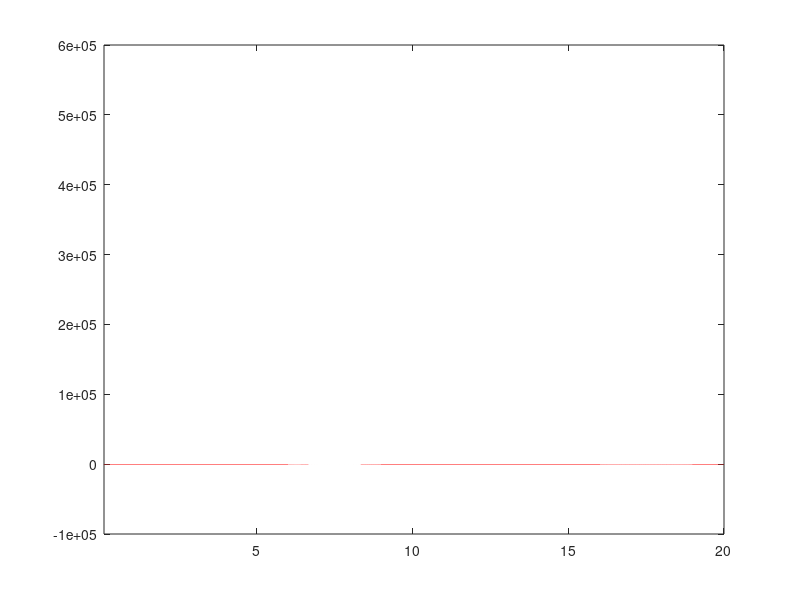

MATLAB code to generate this figure:
clc; clear; close all;

g = 9.81;                   %gravity
zw = 0.8;                   %wave amplitude
tw = 10;                    %total wave period
ig = 46;                    %gear ratio gearbox
m = 9000;                   %mass of payload
mueq = 0.15;                %friction coeffisient
dd = 0.45;                  %diameter drum
nyv = 0.92;                 %volumetric effissiency
rd = dd/2;                  %radius drum
omega0 = 5;                 %velosity in friction equation 
omegap = 1500;              %velosity hpu pump 
nsh = 3;
gearrationsh = nsh.*2;


rho = 875;
cd = 0.7;

%choosen pressuredrop over motor

p = 210*1e5;


%time and index
t = 0;
endtime = 20;
dt = 1e-4;
i = 1;

%init derrivative
zpprev = 0;
zpdotprev = 0;


%motor speed and required torque will change depending of number of sheaves
%pump size will also depend on motor speed
   
while t < endtime
    %movement of platform
    zp = zw *sin((2*pi/tw)*t);
    %velosity of platform 
    zpdot = (zp - zpprev)/dt;
    %acceleration of platform
    zpdotdot = (zpdot-zpdotprev)/dt; 
    
    %velosity drum
    omegad = zpdot/rd*6;

    %velosity motor rad/s
    omegam = omegad*ig;        %rad/s

    %motor shaft torque
    Mm = (m*g*dd)./(2.*nsh*2*ig) * (1+(mueq * tanh(omegam/omega0)));
    
    %flow motor
    qmotor = 1/nyv * 28.1*1e-6 * omegam/(2*pi);

    %plot
    timeplot(i) = t;
    zpplot(i) = zp;
    zpdotplot(i) = zpdot;
    zpdotdotplot(i) = zpdotdot;
    Mmplot(i) = Mm;
    qplot(i) = qmotor;
    omegamplot(i) = omegam;

    %update time
    t = t + dt;
    i = i + 1;
    
    %update zp to calculate change in movement dz/dt
    zpprev = zp;
    zpdotprev = zpdot;

end

% plot of Mm
plot(timeplot,Mmplot)
hold on
plot(timeplot,zpdotdotplot*100)
xlim([0.1,20])
%plot of flow
%plot(timeplot,qplot*1e3*60)



% %plot movement, velosity and acceleration
% fig = figure;
% plot(timeplot,zpplot, 'color',[0.6 0.8 1], 'LineWidth', 2)
% filename = "platform_plot.eps"
% xlabel("Time [s]", 'Interpreter', 'latex')
% ylabel("$z_p$ [m]", 'Interpreter', 'latex')
% set(gca,'TickLabelInterpreter','latex')
% grid on
% ylim([-1,1])
% %saveas(fig,filename, 'epsc')
% hold on
% 
% %fig2 = figure;
% plot(timeplot,zpdotplot, 'color',[1 0.6 0], 'LineWidth', 2)
% %xlabel("Time [s]", 'Interpreter', 'latex')
% ylabel("$v_p(t)$ [m/s]", 'Interpreter', 'latex')
% set(gca,'TickLabelInterpreter','latex')
% grid on
% ylim([-1,1])
% xlim([0.1,20])
% %filename = "vel_platform.eps"
% %saveas(fig2,filename, 'epsc')
% 
% %fig3 = figure;
% plot(timeplot,zpdotdotplot, 'color',[0.4 0.9 0.1], 'LineWidth', 2)
% xlabel("Time [s]", 'Interpreter', 'latex')
% ylabel("$y(t)/ v(t)/a(t)$", 'Interpreter', 'latex')
% set(gca,'TickLabelInterpreter','latex')
% grid on
% legend("$y_p(t) [m]$", "$v_p(t) [m/s]$", "$a_p(t) [m/s^2]$", 'Interpreter', 'latex')
% ylim([-1,1])
% xlim([0.1,20])
% filename = "accel_platform.eps"
% saveas(fig,filename, 'epsc');


% Required motor moment
Mm = max(Mmplot);     
qmax = max(qplot);
%Displasement to generate required torque
Dm = (2*pi*Mm)/p;                         %m^3
Dmextramax = (2*pi*110)/p 
Dm2cm3 = Dm * 1e6;                         %cm^3
Dmextramax2cm3 = Dmextramax * 1e6;

%choose displasement from Dm matrix
D_chosen = 28.1*1e-6;                     %m^3

%velosity payload m/s
zpdotmax = max(zpdotplot);                %m/s

%velosity drum rad/s
omegad = zpdotmax/rd;                    %rad/s

omegam2rpm = omegam/((2*pi)/60);          %rpm

%Required flow to reach required motor velosity with choosen motor
%dispasement 22.9 cm^3 times volumetric displacement 

Qmotor =  1/nyv * D_chosen.*omegam/(2*pi);
Qmotor2lpm = Qmotor*1e3*60;

%Determine pump displacement to provide enough flow
Dpump = (Qmotor)./omegap;                    %m^3
Dpump2cm3 = Dpump*1e6;                       %cm^3


%Calculated pl
pl = (2*pi)*Mm/D_chosen;
pl2bar = pl*1e-5;

%preassure from HPU
ps = (3/2)*pl; 
ps2bar = ps*1e-5
pr = 70e5;

%required kW
P = m * g *0.5;

qnlmax = qmax * sqrt(ps/(ps-pl));
qnlmax2lpm = qnlmax*60*1e3;

qr = 1.1*qnlmax*sqrt(pr/ps);
qrlpm = qr*60*1e3

%Kv breakvalve, choose a flow and a preassuredrop when valve fully open
%from catalogue
Qcat = 180/60000;
Pcat = 5e5
Kvmax = Qcat/sqrt(Pcat);
Admax = (Kvmax/cd)*1/(sqrt(2/875));
Admax2mm2 = Admax*1e3;


%Kv ventil
Qcatvalve = 150/60000;
Pcatvalve = 70e5;
Kvmaxvalve = Qcatvalve/sqrt(Pcatvalve);
Admaxvalve = (Kvmaxvalve/cd)*1/(sqrt(2/875));
Admaxvalve2mm2 = Admaxvalve*1e3;




